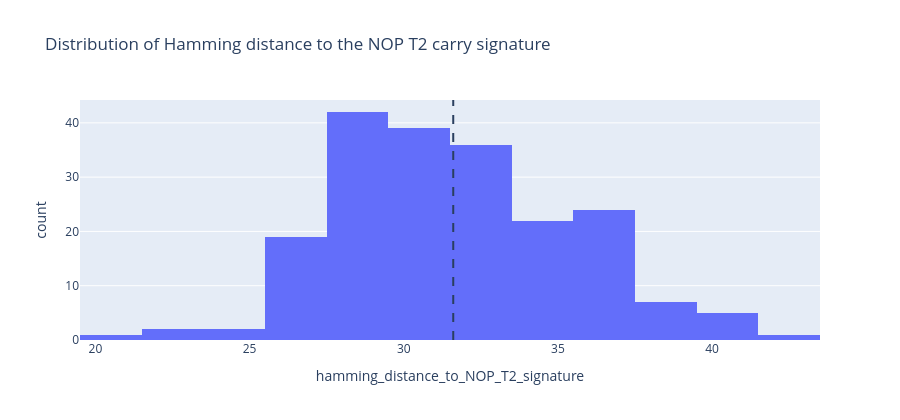

The notebook cell saved with this chart:
### Code cell
fig_dist = px.histogram(
    distance_df,
    x="hamming_distance_to_NOP_T2_signature",
    nbins=20,
    title="Distribution of Hamming distance to the NOP T2 carry signature"
)
fig_dist.add_vline(x=distance_df.iloc[:,0].mean(), line_dash="dash")
fig_dist.update_layout(height=420)
fig_dist.show()

### Figure 1 — Plotly figure (JSON) as saved in the notebook; plotly's stock layout.template omitted (floating-point values rounded to 4 significant figures; data arrays with more than 128 entries replaced by an {"elided": "..."} marker saying what was removed)
{"data": [{"bingroup": "x", "hovertemplate": "hamming_distance_to_NOP_T2_signature=%{x}<br>count=%{y}<extra></extra>", "legendgroup": "", "marker": {"color": "#636efa", "pattern": {"shape": ""}}, "name": "", "nbinsx": 20, "orientation": "v", "showlegend": false, "type": "histogram", "x": {"elided": "200 int values"}, "xaxis": "x", "yaxis": "y"}], "layout": {"barmode": "relative", "height": 420, "legend": {"tracegroupgap": 0}, "shapes": [{"line": {"dash": "dash"}, "type": "line", "x0": 31.61, "x1": 31.61, "xref": "x", "y0": 0, "y1": 1, "yref": "y domain"}], "title": {"text": "Distribution of Hamming distance to the NOP T2 carry signature"}, "xaxis": {"anchor": "y", "domain": [0, 1], "title": {"text": "hamming_distance_to_NOP_T2_signature"}}, "yaxis": {"anchor": "x", "domain": [0, 1], "title": {"text": "count"}}}}
